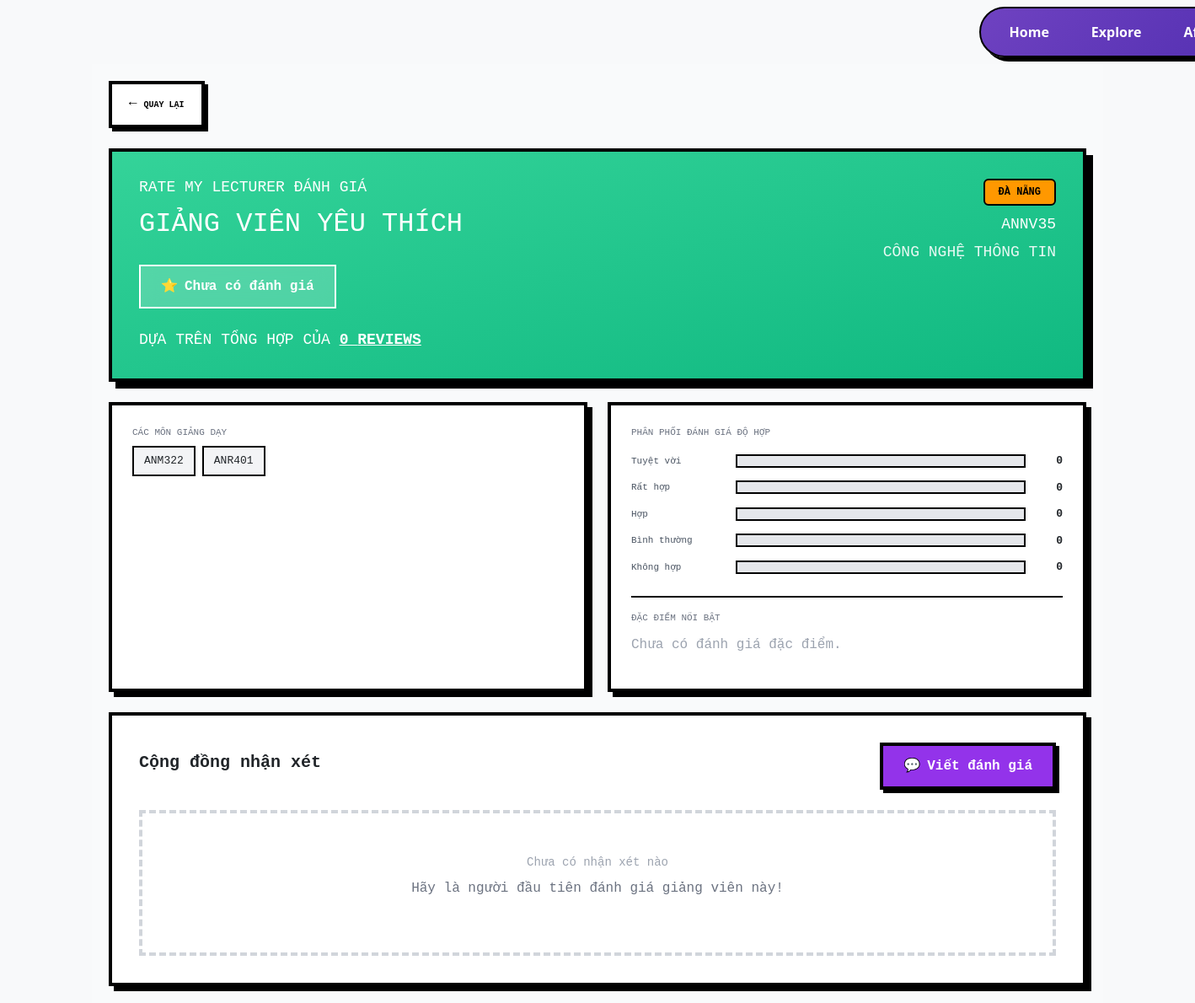
Screenshot of /lecturer/annv35/ with the database file from the repository.
### home/models.py (models this page shows, shortened)
class Lecturer(models.Model):
    code = models.CharField(max_length=20, unique=True)
    name = models.CharField(max_length=100)
    department = models.CharField(max_length=100)
    campus = models.CharField(max_length=50, default='ĐÀ NẴNG')
    subjects_json = models.JSONField(default=list, blank=True)

### home/views.py (the view, shortened to what this page needs)
# urls.py: path('lecturer/<str:lecturer_id>/', views.lecturer_detail, name='lecturer_detail'),
def lecturer_detail(request, lecturer_id):
    ensure_lecturers()
    lecturer = Lecturer.objects.filter(code=lecturer_id).first()
    if not lecturer:
        return redirect('rate_lecture')
    reviews = list(lecturer.reviews.all().order_by('-created_at'))
    stats = get_lecturer_stats(reviews)
    n = stats['review_count']
    fit_bars = [(v, lbl, stats['distribution_fit'].get(v, 0)) for v, lbl in COMPATIBILITY_CHOICES]
    suitable_label = None
    if stats.get('suitable_for_most'):
        skey = stats['suitable_for_most'][0]
        suitable_label = dict(SUITABLE_FOR_CHOICES).get(skey, skey)
    lecturer_data = {
        'id': lecturer.id,
        'code': lecturer.code,
        'name': lecturer.name,
        'department': lecturer.department,
        'status': lecturer.campus,
        'subjects': lecturer.subjects_json or [],
    }
    return render(request, 'lecturer_detail.html', {
        'lecturer': lecturer_data,
        'lecturer_id': lecturer_id,
        'reviews': reviews,
        'stats': stats,
        'fit_bars': fit_bars,
        'suitable_label': suitable_label,
        'compatibility_choices': COMPATIBILITY_CHOICES,
        'pressure_choices': PRESSURE_CHOICES,
        'suitable_for_choices': SUITABLE_FOR_CHOICES,
        'outstanding_traits': OUTSTANDING_TRAITS,
    })

### home/views.py (called while the page is built, shortened)
def ensure_lecturers():
    for item in LECTURERS_SEED:
        Lecturer.objects.get_or_create(
            code=item['code'],
            defaults={
                'name': item['name'],
                'department': item['department'],
                'campus': 'ĐÀ NẴNG',
                'subjects_json': item['subjects'],
            },
        )

def get_lecturer_stats(reviews):
    from collections import Counter
    n = len(reviews)
    if n == 0:
        return {
            'review_count': 0,
            'avg_score': 0,
            'distribution_fit': {i: 0 for i in range(1, 6)},
            'distribution_pressure': {i: 0 for i in range(1, 6)},
            'top_traits': [],
            'suitable_for_most': None,
            'pressure_most': None,
        }

### templates/lecturer_detail.html (shortened to what this page needs)
{% extends 'base.html' %}
{% block content %}
<div class="detail-page">
    <a href="{% url 'rate_lecture' %}" class="back-button">
        <span class="back-arrow">→</span>
        <span>QUAY LẠI</span>
    </a>
    <div class="header-card" style="margin-top: 24px; display: flex; flex-wrap: wrap; align-items: flex-start; justify-content: space-between; gap: 20px;">
        <div>
            <h2>RATE MY LECTURER ĐÁNH GIÁ</h2>
            <h1>GIẢNG VIÊN YÊU THÍCH</h1>
            <div class="tag-buttons">
                {% if stats.review_count > 0 and stats.top_traits %}
                    {% for t in stats.top_traits|slice:":3" %}
                    <div class="tag-btn"><span>⭐</span><span>{{ t.label }}</span></div>
                    {% endfor %}
                {% else %}
                    <div class="tag-btn"><span>⭐</span><span>Chưa có đánh giá</span></div>
                {% endif %}
            </div>
            <div class="review-summary">
                DỰA TRÊN TỔNG HỢP CỦA <span id="reviewCount" style="font-weight: bold; text-decoration: underline;">{{ stats.review_count }} REVIEWS</span>
            </div>
        </div>
        <div style="text-align: right;">
            <span class="badge" style="background: #ff9800; color: #000; padding: 8px 16px;">{{ lecturer.status }}</span>
            <h2 class="lecturer-name" style="color: #fff; margin-top: 12px;">{{ lecturer.name }}</h2>
            <p class="lecturer-dept" style="color: rgba(255,255,255,0.9);">{{ lecturer.department }}</p>
        </div>
    </div>
    <div class="stats-grid" id="statsGrid">
        <div class="info-card">
            <div class="info-section">
                <div class="info-label">CÁC MÔN GIẢNG DẠY</div>
                <div class="subject-tags">
                    {% for subj in lecturer.subjects %}
                    <span class="subject-tag">{{ subj }}</span>
                    {% empty %}
                    <span class="subject-tag">—</span>
                    {% endfor %}
                </div>
            </div>
        </div>
        <div class="info-card">
            <div class="info-label" style="margin-bottom: 16px;">PHÂN PHỐI ĐÁNH GIÁ ĐỘ HỢP</div>
            {% for value, label, count in fit_bars %}
            <div class="rating-bar">
                <span class="rating-label">{{ label }}</span>
                <div class="bar-container">
                </div>
                <span class="bar-count">{{ count }}</span>
            </div>
            {% endfor %}
            <div class="stat-section" style="margin-top: 24px;">
                <div class="info-label" style="margin-bottom: 12px;">ĐẶC ĐIỂM NỔI BẬT</div>
                <div class="highlights-grid">
                    {% for t in stats.top_traits|slice:":6" %}
                    <div class="highlight-item">
                        <span class="highlight-label">{{ t.label }}</span>
                        <span class="highlight-count">{{ t.count }}</span>
                    </div>
                    {% empty %}
                    <p style="color: #9ca3af; font-family: monospace;">Chưa có đánh giá đặc điểm.</p>
                    {% endfor %}
                </div>
            </div>
        </div>
    </div>
    <div class="reviews-section" id="reviews-section">
        <div class="reviews-header">
            <h2 class="reviews-title">Cộng đồng nhận xét</h2>
            <button type="button" class="write-review-btn" onclick="document.getElementById('reviewForm').classList.toggle('active');">
                <span>💬</span><span>Viết đánh giá</span>
            </button>
        </div>
        <div id="reviewsList">
            {% for r in reviews %}
            <div class="review-item">
                <div class="review-header">
                    <div class="reviewer-info">
                        <span class="reviewer-name {% if r.is_anonymous %}anonymous{% endif %}">{% if r.is_anonymous %}Ẩn danh{% else %}{{ r.reviewer_name|default:"Ẩn danh" }}{% endif %}</span>
                        <div class="review-meta">{{ r.created_at|date:"d/m/Y H:i" }}{% if r.subject_studied %} · {{ r.subject_studied }}{% endif %}</div>
                    </div>
                    <div class="review-badges">
                        {% if r.suitable_for == 'team_qua_mon' %}<span class="class-badge team">Team Qua Môn</span>{% endif %}
                        {% if r.suitable_for == 'san_coc_vang' %}<span class="class-badge gold">Săn Cóc Vàng</span>{% endif %}
                        {% if r.suitable_for == 'cay_cuoc_nhieu' %}<span class="class-badge hard">Cày Cuốc Nhiều</span>{% endif %}
                        {% if r.suitable_for == 'tinh_than_thep' %}<span class="class-badge steel">Tinh Thần Thép</span>{% endif %}
                        <span class="compatibility-score excellent">{{ r.score }}</span>
                    </div>
                </div>
                <div class="review-tags">
                    {% for key in r.tags %}
                    {% for k, label in outstanding_traits %}{% if k == key %}<span class="review-tag">{{ label }}</span>{% endif %}{% endfor %}
                    {% endfor %}
                </div>
                <p class="review-comment">{{ r.comment|default:"—" }}</p>
                <div class="review-footer">
                    <span class="review-stats">Điểm: {{ r.score }} · Mức độ hợp: {{ r.rating_fit }} · Áp lực: {{ r.rating_pressure }}</span>
                </div>
            </div>
            {% empty %}
            <div class="empty-state">
                <p class="empty-title">Chưa có nhận xét nào</p>
                <p class="empty-text">Hãy là người đầu tiên đánh giá giảng viên này!</p>
            </div>
            {% endfor %}
        </div>
    </div>
</div>
{% endblock %}

### templates/base.html (style rules this page uses)
body { background-color: #f8f9fa; }

### templates/lecturer_detail.html (style rules this page uses)
.detail-page { max-width: 1200px; margin: 0 auto; padding: 20px; background: #f9fafb; min-height: 100vh; }
.back-button { display: inline-flex; align-items: center; gap: 8px; padding: 12px 20px; background: #fff; border: 4px solid #000; box-shadow: 4px 4px 0 #000; font-family: "Press Start 2P", monospace; font-size: 10px; font-weight: bold; cursor: pointer; transition: all 0.2s; text-decoration: none; color: #000; }
.back-arrow { font-size: 16px; transform: rotate(180deg); }
.header-card { background: linear-gradient(to bottom right, #34d399, #10b981); border: 4px solid #000; box-shadow: 8px 8px 0 #000; padding: 32px; color: white; margin-bottom: 24px; }
.header-card h2 { font-size: 18px; margin-bottom: 8px; font-family: monospace; }
.header-card h1 { font-family: "Press Start 2P", monospace; font-size: 32px; line-height: 1.5; margin-bottom: 24px; }
.tag-buttons { display: flex; gap: 16px; flex-wrap: wrap; margin-bottom: 24px; }
.tag-btn { padding: 12px 24px; border: 2px solid #fff; background: rgba(255, 255, 255, 0.2); backdrop-filter: blur(10px); font-weight: bold; font-family: monospace; display: flex; align-items: center; gap: 8px; }
.review-summary { font-size: 18px; font-family: monospace; }
.stats-grid { display: grid; grid-template-columns: 1fr 1fr; gap: 24px; margin-bottom: 24px; }
.info-card { background: #fff; border: 4px solid #000; box-shadow: 6px 6px 0 #000; padding: 24px; }
.badge { padding: 6px 16px; background: #ff9800; border: 2px solid #000; font-size: 12px; font-weight: bold; font-family: monospace; }
.lecturer-name { font-family: "Press Start 2P", monospace; font-size: 28px; margin-bottom: 8px; }
.lecturer-dept { color: #6b7280; font-size: 18px; margin-bottom: 24px; font-family: monospace; }
.info-section { margin-bottom: 16px; }
.info-label { font-size: 11px; color: #6b7280; margin-bottom: 8px; font-family: monospace; }
.subject-tags { display: flex; flex-wrap: wrap; gap: 8px; }
.subject-tag { padding: 6px 12px; background: #f3f4f6; border: 2px solid #000; font-size: 13px; font-weight: 500; font-family: monospace; }
.stat-section { padding-top: 16px; border-top: 2px solid #000; margin-top: 16px; }
.rating-bar { display: flex; align-items: center; gap: 12px; margin-bottom: 12px; }
.rating-label { font-size: 11px; font-weight: 500; color: #4b5563; width: 112px; font-family: monospace; }
.bar-container { flex: 1; background: #e5e7eb; border: 2px solid #000; height: 16px; overflow: hidden; }
.bar-count { font-size: 13px; font-weight: bold; width: 32px; text-align: right; font-family: monospace; }
.highlights-grid { display: grid; grid-template-columns: 1fr 1fr; gap: 12px; }
.reviews-section { background: #fff; border: 4px solid #000; box-shadow: 6px 6px 0 #000; padding: 32px; }
.reviews-header { display: flex; justify-content: space-between; align-items: center; margin-bottom: 24px; flex-wrap: wrap; gap: 16px; }
.reviews-title { font-family: "Press Start 2P", monospace; font-size: 20px; font-weight: bold; }
.write-review-btn { padding: 12px 24px; background: #9333ea; color: white; border: 4px solid #000; box-shadow: 4px 4px 0 #000; font-weight: bold; font-family: monospace; cursor: pointer; transition: all 0.2s; display: flex; align-items: center; gap: 8px; }
.empty-state { text-align: center; padding: 48px 0; border: 4px dashed #d1d5db; }
.empty-title { font-family: "Press Start 2P", monospace; font-size: 14px; color: #9ca3af; margin-bottom: 8px; }
.empty-text { color: #6b7280; font-family: monospace; }

### rows the page displays
Lecturer: status "ĐÀ NẴNG", name "ANNV35", department "CÔNG NGHỆ THÔNG TIN"

### other values shown
{{ stats.review_count }} "0"
{{ subj }} "ANM322" "ANR401"
{{ label }} "Tuyệt vời" "Rất hợp" "Hợp" "Bình thường" "Không hợp"
{{ count }} "0" "0" "0" "0" "0"
